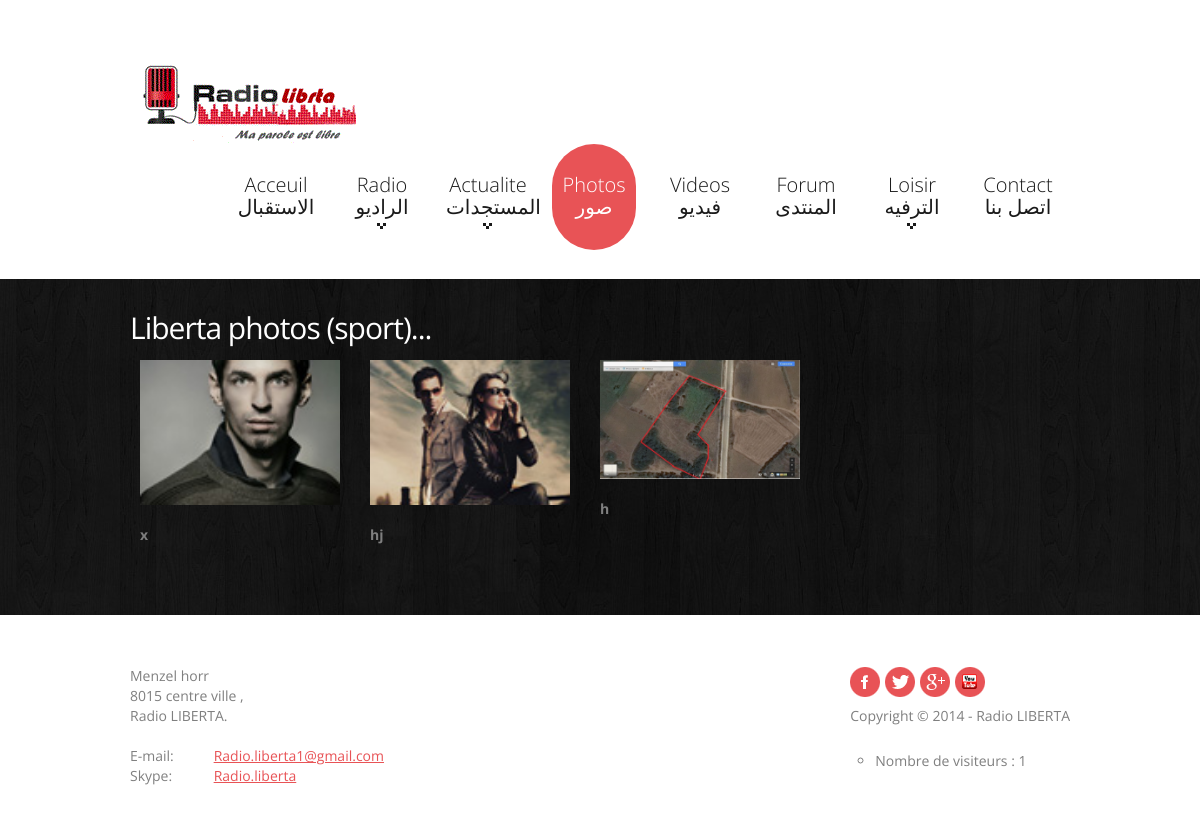
/gallerie1.php, run on the app's committed database.
### tables this page shows
CREATE TABLE IF NOT EXISTS `gallerie` (
  `id` int(11) NOT NULL AUTO_INCREMENT,
  `photo` varchar(100) NOT NULL,
  `commentaire` varchar(15) NOT NULL,
  `type` varchar(10) NOT NULL,
  PRIMARY KEY (`id`)
);

### gallerie1.php (the view, shortened to what this page needs)
<!DOCTYPE html>
<html lang="en">
	<head>
	<link rel="stylesheet" href="css/bootstrap.css" type="text/css" media="screen">
	<link rel="stylesheet" href="css/responsive.css" type="text/css" media="screen">
	<link rel="stylesheet" href="css/style.css" type="text/css" media="screen">
	<link rel="stylesheet" href="css/touchTouch.css" type="text/css" media="screen">
	</head>
	<body>
<header>
      <div class="container clearfix">
    <div class="row">
          <div class="span12">
        <div class="navbar navbar_">
              <div class="container">
<h1 class="brand brand_"><a href="#"><img src="img/logo.gif" alt="liberta" title="Radio Liberta" onClick="popup()"></a></h1>
            <div class="nav-collapse nav-collapse_  collapse">
                  <ul class="nav sf-menu">
                <li><a href="index.php">Acceuil الاستقبال</a></li>
                <li ><a href="#">Radio    الراديو</a>
                    </li>
                    <li class="sub-menu"><a href="#">Actualite المستجدات</a>
                    </li>
                <li  class="active"><a href="gallerie.php">Photos صور</a></li>
                <li><a href="videos.php">Videos فيديو</a></li>
                <li><a href="forum.php">Forum المنتدى</a></li>
               <li class="sub-menu"><a href="#">Loisir  الترفيه</a>
                 <li><a href="contacte.php">Contact اتصل بنا</a></li>
              </ul>
                </div>
          </div>
            </div>
      </div>
        </div>
  </div>
    </header>
<div class="bg-content">
      <div id="content"><div class="ic">More Website Templates @ TemplateMonster.com. November19, 2012!</div>
    <div class="container">
          <div class="row">
        <article class="span12">
        <h3>Liberta photos (sport)...</h3>
         </article>
         <ul class="portfolio clearfix"><?php
			$req="SELECT * FROM `gallerie` where type ='sport';";
			$resultat=mysql_query($req);
			while($ligne=(mysql_fetch_row($resultat)))
			{
			?>
          <li class="box"><a href="admin/photo/<?php echo $ligne[1] ?> " class="magnifier"><img alt="" src="admin/photo/<?php echo $ligne[1] ?>"  style="
    width: 200px;
"></a> <br>
           <strong><?php echo $ligne[2] ?></strong></li>
               <?php
			}
			?>  </ul>
      </div>
        </div>
  </div>
    </div>
<footer>
<div> <div class="container clearfix">
    <ul class="list-social pull-right">
          <li><a class="icon-1" href="https://www.facebook.com/groups/220644174813120/" target="_blank"></a></li>
          <li><a class="icon-3" href="https://twitter.com/Radioliberta1" target="_blank"></a></li>
        <li><a class="icon-4" href="https://plus.google.com/u/0/b/107383158813870576446/107383158813870576446/posts" target="_blank"></a></li>
        <li><a class="icon-5" href="http://www.youtube.com/channel/UCHRNLo4IOkQWQXsbjKUAQDg" target="_blank"></a></li><BR><BR>
          <li><p> Copyright © 2014 - Radio LIBERTA </p></li><div >
							<ul id="latest_tweets">
							<?php include("config.php");
							$req="select * from visiteur";
							$resultat = mysql_query($req);
							$nb =mysql_num_rows($resultat);
							;?>
							<li> Nombre de visiteurs : <?php echo $nb?> </li>
							</ul>
					</div>
      </ul>
        <address class="address-1">
    <strong>Menzel horr<br>
        8015 centre ville
        ,<BR>Radio LIBERTA.</strong><br>
          <div class="overflow"><span>E-mail:</span> <a href=" mailto:Radio.liberta1@gmail.com" class="mail-1">Radio.liberta1@gmail.com</a><br>
    <span>Skype:</span> <a href="skype:<?php echo('Radio.liberta')?> " class="mail-1">Radio.liberta</a></div>
      </address>
  </div>
</div>
    </footer>
</body>
</html>

### css/responsive.css (style rules this page uses)
.clearfix { *zoom: 1; }
.clearfix:before, .clearfix:after { display: table; content: ""; line-height: 0; }
.clearfix:after { clear: both; }
@media (min-width: 980px) { .nav-collapse.collapse { height: auto !important; overflow: visible !important; } }

### css/style.css (style rules this page uses)
.overflow { overflow: hidden; }
header { padding: 30px 0 29px; z-index: 50; }
.navbar_ { margin: 0; position: relative; }
.navbar_ .container { position: relative; }
.nav-collapse_ { padding: 0; z-index: 10; float: right; }
.nav-collapse_ .nav li { margin: 0; padding: 0; position: relative; zoom: 1; }
.nav-collapse_ .nav > li { -webkit-box-shadow: none; -moz-box-shadow: none; box-shadow: none; background: none; margin-left: 22px; }
.nav-collapse_ .nav li a { text-shadow: none; text-decoration: none; -webkit-transition: all 0.3s ease-in-out; -moz-transition: all 0.3s ease-in-out; -o-transition: all 0.3s ease-in-out; transition: all 0.3s ease-in-out; -webkit-box-shadow: none; -moz-box-shadow: none; box-shadow: none; text-transform: none; font-family: 'Open Sans', sans-serif; font-size: 20px; line-height: 22px; text-align: center; font-weight: 300; color: #1a1a1a; }
.nav-collapse_ .nav > li > a { margin: 0; padding: 30px 0 32px; display: block; background: none; position: relative; z-index: 20; width: 84px; -webkit-border-radius: 44px; -moz-border-radius: 44px; border-radius: 44px; }
.nav-collapse_ .nav > li.sfHover > a, .nav-collapse_ .nav > li.sfHover > a:hover, .nav-collapse_ .nav > li > a:hover, .nav-collapse_ .nav > li.active > a, .nav-collapse_ .nav > li.active > a:hover { background: #e85356; color: #ffffff; -webkit-box-shadow: none; -moz-box-shadow: none; box-shadow: none; }
.sub-menu > a { position: relative; }
.navbar_ .brand_ { display: block; float: left; font-size: 0; line-height: 0; padding: 12px 0 0 4px; margin: 0; }
h1, h2, h3, h4, h5, h6 { text-transform: none; color: #ffffff; font-family: 'Open Sans', sans-serif; font-weight: 300; letter-spacing: -1px; }
h1 { font-size: 70px; line-height: 74px; }
header h1 { padding: 0; margin: 0; }
h3 { font-size: 30px; line-height: 34px; margin: 32px 0 15px; font-weight: normal; }
p { padding-bottom: 25px; margin: 0; }
#content { position: relative; padding: 0 0 40px; }
.bg-content { background: url(../img/bg-content.jpg) 50% 50%; }
.portfolio { list-style: none outside; margin: 0; }
.portfolio li { float: left; margin: 0 0 30px 30px; }
.magnifier { opacity: 1; position: relative; height: auto; display: block; -webkit-transition: all 0.3s ease; -moz-transition: all 0.3s ease; -o-transition: all 0.3s ease; transition: all 0.3s ease; }
.magnifier:after { content: ''; display: block; width: 100%; height: 100%; position: absolute; opacity: 0; left: 0; top: 0; background: url('../img/magnifier.png') center center no-repeat #000000; -webkit-transition: all 0.3s ease; -moz-transition: all 0.3s ease; -o-transition: all 0.3s ease; transition: all 0.3s ease; }
.address-1 { overflow: hidden; }
.address-1 strong { color: #7f7f7f; display: block; font-weight: normal; }
.address-1 span { display: inline-block; width: 80px; color: gray; }
.mail-1 { text-decoration: underline; color: #e85356; }
footer { padding: 51px 0 40px; }
.list-social { list-style: none outside none; overflow: hidden; margin: 0; }
.list-social a { width: 30px; height: 30px; -webkit-transition: all 0.2s linear; -moz-transition: all 0.2s linear; -o-transition: all 0.2s linear; transition: all 0.2s linear; background-position: 0 0; background-repeat: no-repeat; }
.list-social a.icon-1 { background-image: url(../img/soc-icon-1.png); }
.list-social a.icon-3 { background-image: url(../img/soc-icon-3.png); }
.list-social a.icon-4 { background-image: url(../img/soc-icon-4.png); }
.list-social a.icon-5 { background-image: url(../img/soc-icon-5.png); }
.list-social li { float: left; margin-left: 5px; }
.clearfix { *zoom: 1; }
.clearfix:before, .clearfix:after { display: table; content: ""; line-height: 0; }
.clearfix:after { clear: both; }

### data on the page
gallerie: photo (picture), commentaire "x"
gallerie: photo (picture), commentaire "hj"
gallerie: photo (picture), commentaire "h"

### other printed values
$nb "1"
